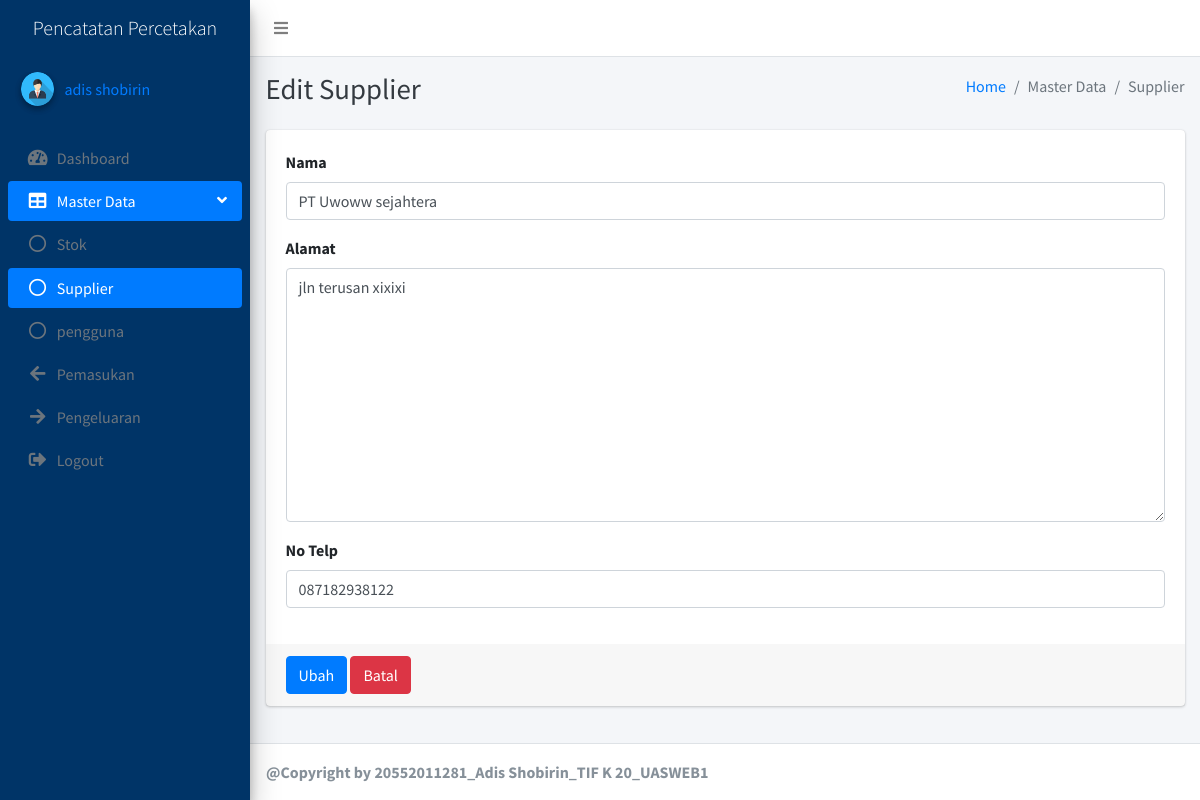
/pages/supplier/editSupplier.php?id=2 (signed in), run on the app's committed database.
### tables this page shows
CREATE TABLE `pengguna` (
  `id` int(11) NOT NULL,
  `nama_lengkap` varchar(150) NOT NULL,
  `username` varchar(100) NOT NULL,
  `password` varchar(100) NOT NULL
);

CREATE TABLE `supplier` (
  `id` int(11) NOT NULL,
  `nama` varchar(150) NOT NULL,
  `alamat` text NOT NULL,
  `no_telp` varchar(30) NOT NULL
);

### pages/supplier/editSupplier.php (the view, shortened to what this page needs)
<?php
include('../../connectDB.php');
if ($_SESSION['session']) {
    $id = $_SESSION['session'];
    $sql = mysqli_query($connect, "SELECT * FROM pengguna WHERE id='$id'");
    $data = mysqli_fetch_assoc($sql);
}
$idDetail = $_GET['id'];
$getData = mysqli_query($connect, "SELECT * FROM supplier WHERE id='$idDetail'");
$detailData = mysqli_fetch_assoc($getData);
?>
<!DOCTYPE html>
<html>
<head>
    <link rel="stylesheet" href="../../plugins/fontawesome-free/css/all.min.css">
    <link rel="stylesheet" href="https://code.ionicframework.com/ionicons/2.0.1/css/ionicons.min.css">
    <link rel="stylesheet" href="../../plugins/tempusdominus-bootstrap-4/css/tempusdominus-bootstrap-4.min.css">
    <link rel="stylesheet" href="../../dist/css/adminlte.min.css">
</head>
<body class="hold-transition sidebar-mini layout-fixed">
    <div class="wrapper">
        <nav class="main-header navbar navbar-expand navbar-white navbar-light">
            <ul class="navbar-nav">
                <li class="nav-item">
                    <a class="nav-link" data-widget="pushmenu" href="#" role="button"><i class="fas fa-bars"></i></a>
                </li>
            </ul>
        </nav>
        <aside class="main-sidebar elevation-4" style="background-color: #003467;">
            <a href="../../index.php" class="brand-link text-center text-white">
                <span class="brand-text font-weight-light">Pencatatan Percetakan</span>
            </a>
            <div class="sidebar">
                <div class="user-panel mt-3 pb-3 mb-3 d-flex">
                    <div class="image">
                        <img src="../../dist/img/user.png" class="img-circle elevation-2" alt="User Image">
                    </div>
                    <div class="info">
                        <a href="../profile/profile.php" class="d-block">
                            <?php echo $data['nama_lengkap']; ?>
                        </a>
                    </div>
                </div>
                <nav class="mt-2">
                    <ul class="nav nav-pills nav-sidebar flex-column" data-widget="treeview" role="menu"
                        data-accordion="false">
                        <li class="nav-item">
                            <a href="../../index.php" class="nav-link">
                                <i class="nav-icon fas fa-tachometer-alt"></i>
                                <p>
                                    Dashboard
                                </p>
                            </a>
                        </li>
                        <li class="nav-item has-treeview menu-open">
                            <a href="#" class="nav-link active">
                                <i class="nav-icon fas fa-table"></i>
                                <p>
                                    Master Data
                                    <i class="fas fa-angle-left right"></i>
                                </p>
                            </a>
                            <ul class="nav nav-treeview">
                                <li class="nav-item">
                                    <a href="../stok/stok.php" class="nav-link">
                                        <i class="far fa-circle nav-icon"></i>
                                        <p>Stok</p>
                                    </a>
                                </li>
                                <li class="nav-item">
                                    <a href="supplier.php" class="nav-link active">
                                        <i class="far fa-circle nav-icon"></i>
                                        <p>Supplier</p>
                                    </a>
                                </li>
                                <li class="nav-item">
                                    <a href="../pengguna/pengguna.php" class="nav-link">
                                        <i class="far fa-circle nav-icon"></i>
                                        <p>pengguna</p>
                                    </a>
                                </li>
                            </ul>
                        </li>
                        <li class="nav-item">
                            <a href="../pemasukan/pemasukan.php" class="nav-link">
                                <i class="nav-icon fas fa-arrow-left"></i>
                                <p>
                                    Pemasukan
                                </p>
                            </a>
                        </li>
                        <li class="nav-item">
                            <a href="../pengeluaran/pengeluaran.php" class="nav-link">
                                <i class="nav-icon fas fa-arrow-right"></i>
                                <p>
                                    Pengeluaran
                                </p>
                            </a>
                        </li>
                        <li class="nav-item">
                            <a href="../login/logout.php" class="nav-link">
                                <i class="nav-icon fas fa-sign-out-alt"></i>
                                <p>
                                    Logout
                                </p>
                            </a>
                        </li>
                    </ul>
                </nav>
            </div>
        </aside>
        <div class="content-wrapper">
            <div class="content-header">
                <div class="container-fluid">
                    <div class="row mb-2">
                        <div class="col-sm-6">
                            <h1 class="m-0 text-dark">Edit Supplier</h1>
                        </div>
                        <div class="col-sm-6">
                            <ol class="breadcrumb float-sm-right">
                                <li class="breadcrumb-item"><a href="#">Home</a></li>
                                <li class="breadcrumb-item active">Master Data</li>
                                <li class="breadcrumb-item active">Supplier</li>
                            </ol>
                        </div>
                    </div>
                </div>
            </div>
            <section class="content">
                <div class="container-fluid">
                    <div class="row">
                        <div class="col-12">
                            <div class="card">
                                <form role="form" method="POST" enctype="multipart/form-data">
                                    <div class="card-body">
                                        <div class="form-group">
                                            <label>Nama</label>
                                            <input type="text" class="form-control" name="nama" required
                                                placeholder="Nama" value="<?php echo $detailData['nama'] ?>">
                                        </div>
                                        <div class="form-group">
                                            <label>Alamat</label>
                                            <textarea name="alamat" id="" cols="30" rows="10" class="form-control"
                                                placeholder="Alamat" required><?php echo $detailData['alamat'] ?></textarea>
                                        </div>
                                        <div class="form-group">
                                            <label>No Telp</label>
                                            <input type="text" class="form-control" name="no_telp" required
                                                placeholder="No Telp" value="<?php echo $detailData['no_telp'] ?>">
                                        </div>
                                    </div>
                                    <div class="card-footer">
                                        <input type="submit" class="btn btn-primary" name="update_supplier"
                                            value="Ubah">
                                        <a href="supplier.php" class="btn btn-danger">Batal</a>
                                    </div>
                                </form>
                            </div>
                        </div>
                    </div>
                </div>
            </section>
        </div>
        <footer class="main-footer">
                  <strong>@Copyright by 20552011281_Adis Shobirin_TIF K 20_UASWEB1</strong>
        </footer>
    </div>
</body>
</html>

### data on the page
pengguna: nama_lengkap "adis shobirin"
supplier: nama "PT Uwoww sejahtera", alamat "jln terusan xixixi", no_telp "087182938122"
